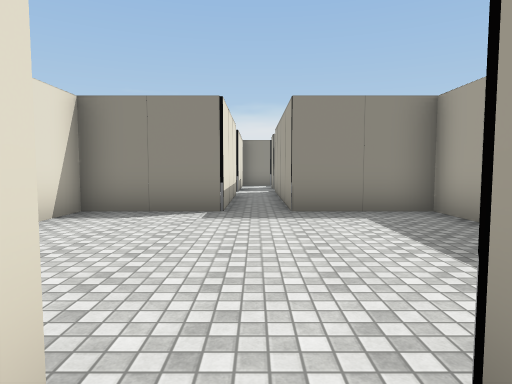
[1] (above)

22 first-person views from a walk through a Unity game level. The camera is 1.5 m above the floor, tilts 4° down and sees 75° across. The floor is counted in squares, 2 m on a side. Each view is taken from the middle of a square. On the plan, view 1 faces up. The plan holds only what a view shows up to about 11 squares ahead; the rest is blank. The place goes on beyond the plan. Some surface patterns are stand-ins.

[2]
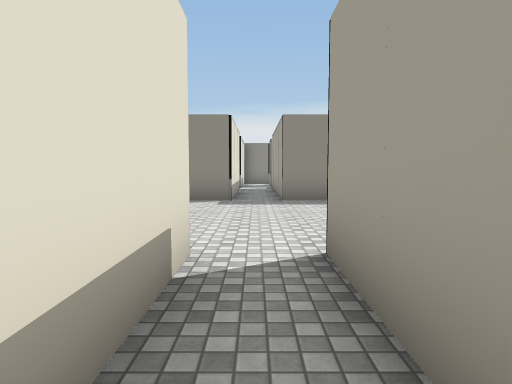

[3]
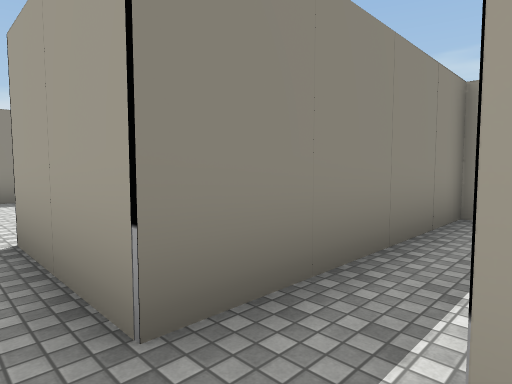

[4]
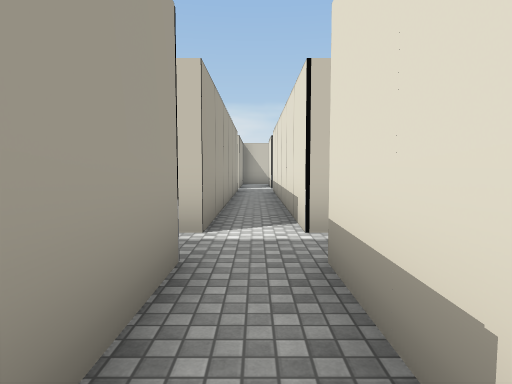

[5]
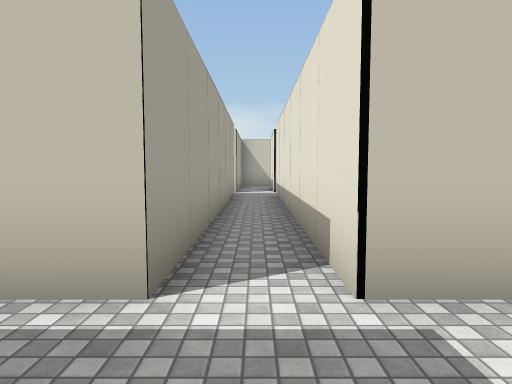

[6]
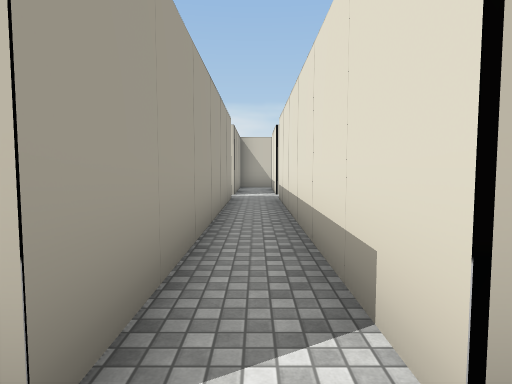

[7]
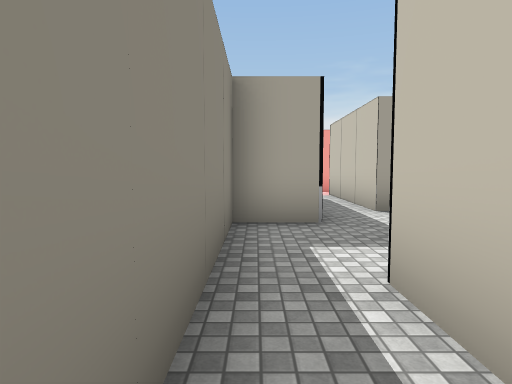

[8]
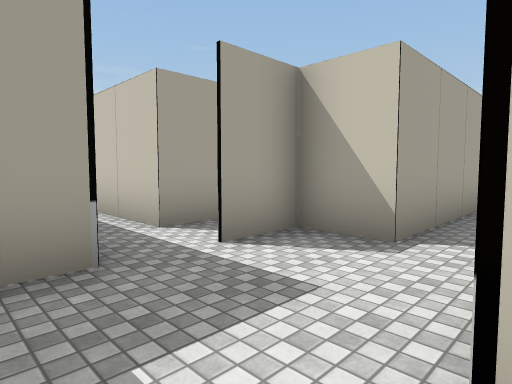

[9]
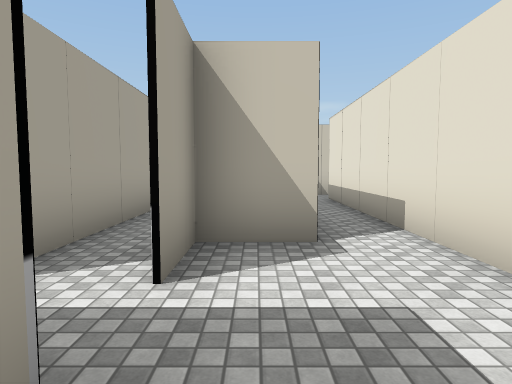

[10]
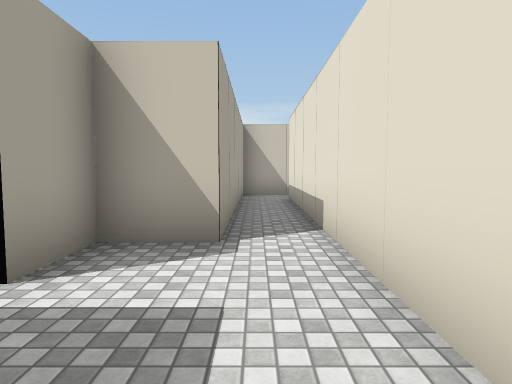

[11]
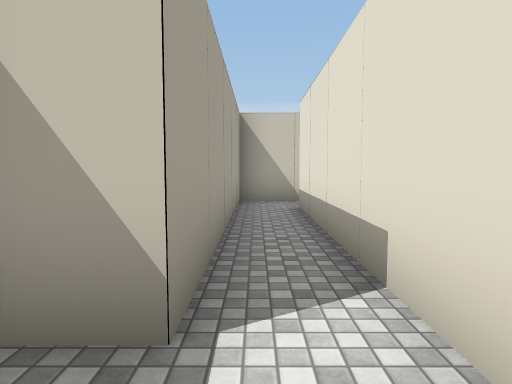

[12]
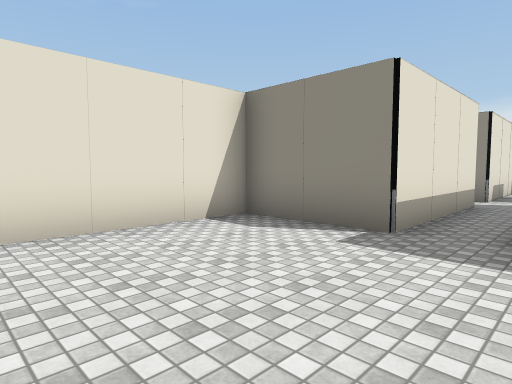

[13]
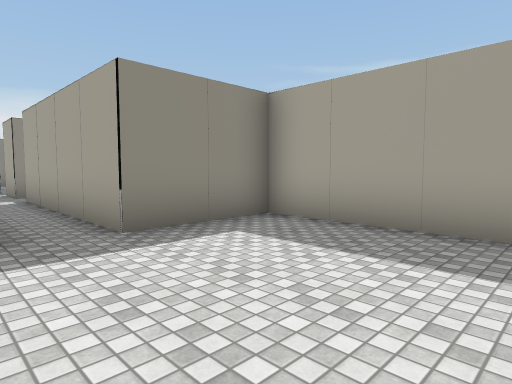

[14]
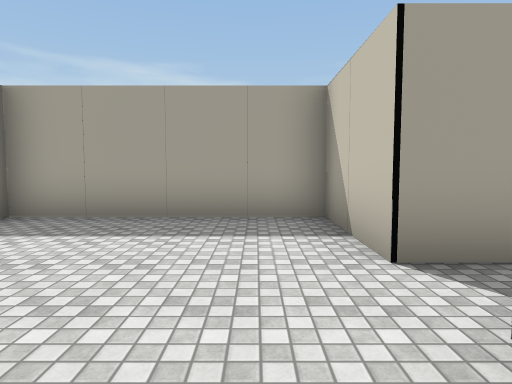

[15]
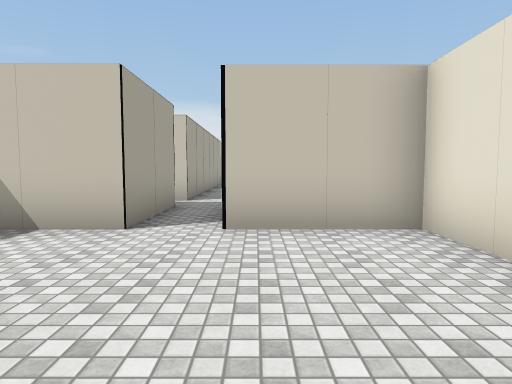

[16]
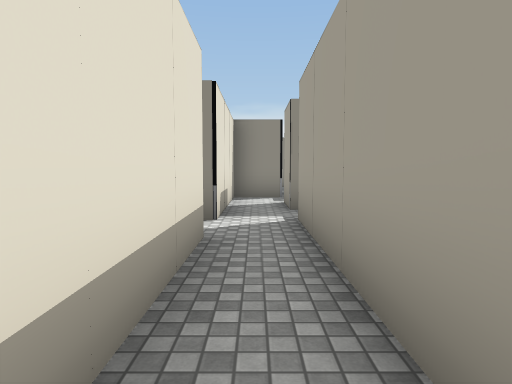

[17]
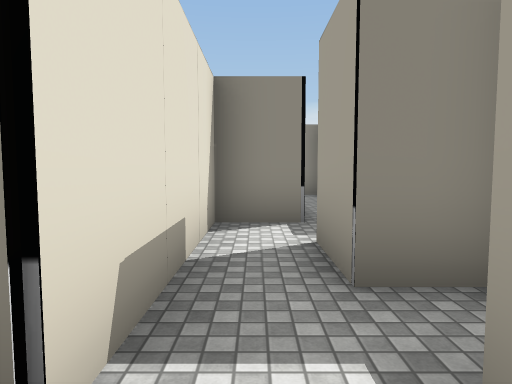

[18]
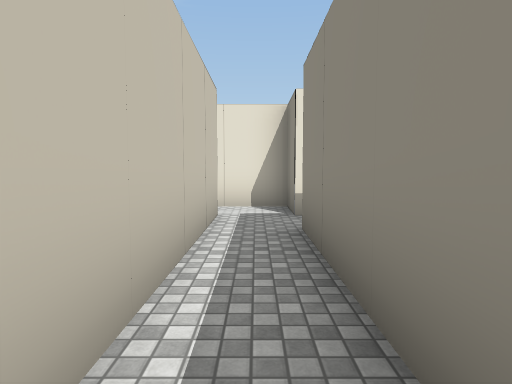

[19]
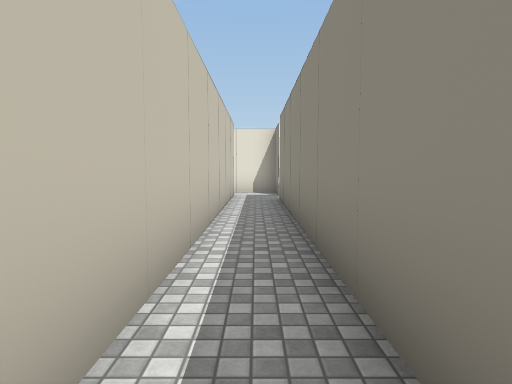

[20]
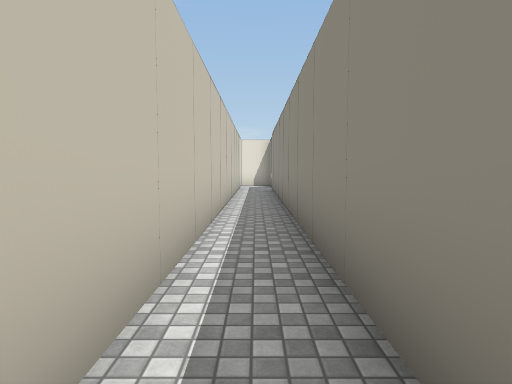

[21]
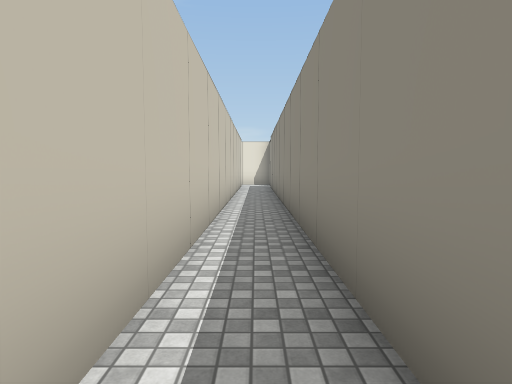

[22]
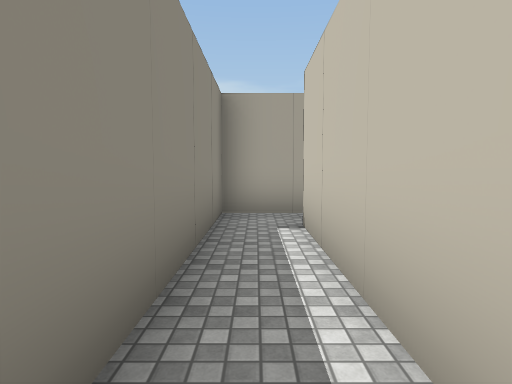

### Floor plan
Points are (right, up) in squares from view 1. A wall is a line through its corners. A room is listed if a view was taken in it or the views show most of it. See-through windows are left out.
Room 1 (views 1, 2, 4, 5, 6, 7, 8)
walls: (-0.6, 0.9) (-0.6, -1.6); (0.6, -2.9) (3.2, -2.9); (3.6, -1.7) (0.6, -1.7) (0.6, 0.9)
ways out: opening at (0, -3) to room 2; opening at (3, -2) to room 3; opening at (0, 2) to room 4; opening at (-1, -2)
Room 2 (view 3)
walls: (0.6, -10.4) (0.6, -2.9); (-0.6, -2.9) (-0.6, -10.4)
ways out: opening at (0, -3) to room 1; opening at (3, -11) to room 7; opening at (-1, -11); opening at (0, -12)
Room 3 (views 9, 10, 11)
walls: (5.6, -3) (5.6, -1.7) (3.6, -1.7); (3.2, -2.9) (3.2, -4.4); (4.4, -5.4) (5.6, -5.4)
ways out: opening at (3, -2) to room 1; opening at (4, -5) to room 7; gap at (6, -5)
Room 4 (views 12, 13, 14, 15, 16)
walls: (0.6, 0.9) (3.1, 0.9) (3.1, 5.8) (0.6, 5.8) (0.6, 9.4); (-0.6, 9.6) (-0.6, 5.8) (-3.1, 5.8) (-3.1, 0.9) (-0.6, 0.9)
ways out: opening at (0, 2) to room 1; opening at (0, 9) to room 5
Room 5 (view 17)
walls: (0.6, 12.1) (0.6, 13.4); (-0.6, 13.4) (-0.6, 10.8); (0.6, 9.4) (0.6, 10.9)
ways out: opening at (0, 9) to room 4; opening at (0, 13) to room 6; opening at (-1, 10)
Room 6 (views 18, 19, 20, 21, 22)
walls: (0.8, 14.6) (-0.6, 14.6) (-0.6, 13.4); (0.6, 13.4) (14.5, 13.4); (15.6, 13.1) (15.6, 14.6) (1.9, 14.6)
ways out: opening at (0, 13) to room 5; opening at (1, 19); opening at (15, 14)
Room 7 (no view inside)
walls: (5.6, -5.4) (5.6, -4.1); (3.2, -4.4) (3.2, -10.4); (2.9, -11.6) (4.4, -11.6) (4.4, -5.4)
ways out: opening at (3, -11) to room 2; opening at (4, -5) to room 3

Where each view was taken, in squares from view 1:
view 1: 0 up, 0 right, facing up
view 2: 2 down, 0 right, facing up
view 3: 3 down, 0 right, facing up-right
view 4: 1 up, 0 right, facing down
view 5: 1 down, 0 right, facing down
view 6: 2 down, 0 right, facing down
view 7: 2 down, 1 right, facing right
view 8: 2 down, 3 right, facing down-right
view 9: 2 down, 5 right, facing down
view 10: 2 down, 4 right, facing down
view 11: 4 down, 4 right, facing down
view 12: 2 up, 1 right, facing up-left
view 13: 2 up, 1 left, facing up-right
view 14: 2 up, 2 left, facing right
view 15: 5 up, 1 left, facing down
view 16: 6 up, 0 right, facing up
view 17: 10 up, 0 right, facing up
view 18: 14 up, 6 right, facing left
view 19: 14 up, 10 right, facing left
view 20: 14 up, 14 right, facing left
view 21: 14 up, 15 right, facing left
view 22: 14 up, 10 right, facing right
